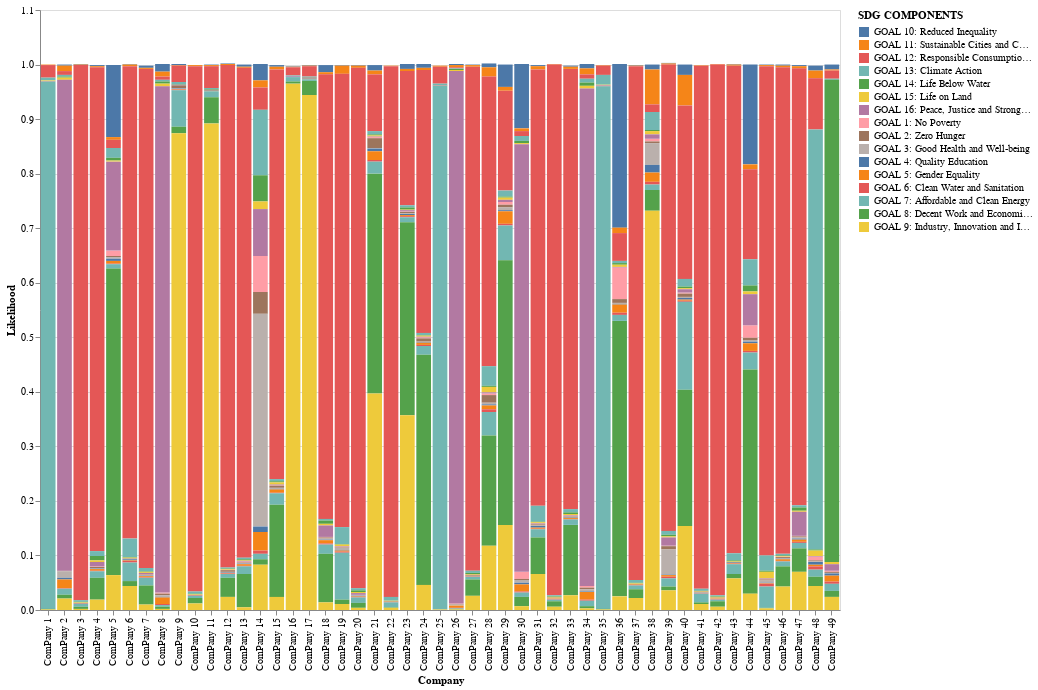

Notebook code for this chart:
### Markdown cell above
## 2. Bar Plot

### Code cell
import altair as alt


# Reset the index of combined_df
combined_df_reset = combined_df.reset_index()

# Reshape the data to long format
df_long = combined_df_reset.melt(id_vars=['SDG COMPONENTS'], var_name='Company', value_name='Likelihood')

# Create the bar chart with specified width and height
chart = alt.Chart(df_long).mark_bar().encode(
    x=alt.X('Company', sort=None),
    y='Likelihood',
    color='SDG COMPONENTS'
).properties(
    width=800,  # Set width to 800 pixels
    height=600  # Set height to 600 pixels
)

# Display the chart
chart

### Figure 1 — Vega-Lite specification as saved in the notebook (floating-point values rounded to 4 significant figures; data arrays with more than 128 entries replaced by an {"elided": "..."} marker saying what was removed)
{"config": {"view": {"continuousWidth": 400, "continuousHeight": 300}}, "data": {"name": "data-595ea35e3bfce1abc21b1351df144e4c"}, "mark": "bar", "encoding": {"color": {"field": "SDG COMPONENTS", "type": "nominal"}, "x": {"field": "Company", "sort": null, "type": "nominal"}, "y": {"field": "Likelihood", "type": "quantitative"}}, "height": 600, "width": 800, "$schema": "https://vega.github.io/schema/vega-lite/v4.17.0.json", "datasets": {"data-595ea35e3bfce1abc21b1351df144e4c": {"elided": "784 records"}}}
